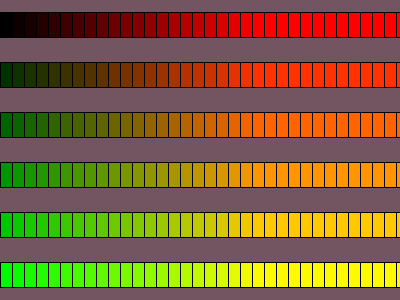
Frame 1 (no input)
Frame 60 (the mouse pressed at the canvas centre just before this capture): identical to frame 1, image omitted
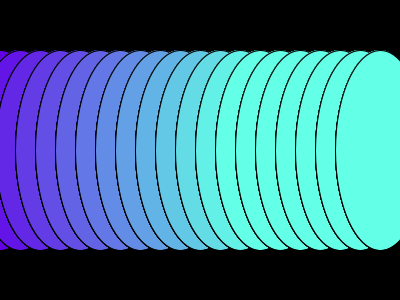
Frame 120 (the mouse held since frame 60 and released just before this capture)

The Processing sketch that drew these frames (run headless with seeded random() and noise(); from frame 60 on, the mouse is pressed at the canvas centre):

// Processing sketch: processing_57150
// ── processing_57150.pde


int option = 1;

void setup() {

size(400, 300);//tamaño

smooth();

noFill();

}



void draw() {

background (255);//color de fondo



if (option == 1) {

// Option 1

background(115,85,98,54);// color de fondo

smooth (); // suaviza los bordes


for (int i=0;//se declara la variable y se le asigna valor 0
         i< width; //si i es menor que el ancho
         i+=12) { //se le suma a la variable 12
 
  for (int j=0; //declara j=0
           j< width; //si j es menor que el ancho
           j+=50) { //suma a la variable 50
             
             
    fill (i,j,0);//color
    rect (i,j+12,25,25);//posicion rectangulo
  }
}

} 

else if (option == 2) {

// Option 2


  background(0);
for (int i =0; //se declara variable
 i < width; //si i es menor que el ancho
 i +=20) { //suma 20 a i
 
 for (int j=20; //declara j=0
           j< height; //cuenta hasta que se transforme en el alto
        j+=36){
 

  
   fill(99, i,230,205); // se ira cambiando el color 
 ellipse (i,150,89,200);// se ira cambiando la posicion del cuadrado

} 
}
}

else if (option == 3) {

// Option 3

background (128,85,112,147);//color de fondo

for (int x = 50; x <= width-50; x +=25) {// se declara variable x

for (int y = 50; y <= height-50; y+=25) {// se declara variable y

strokeWeight(20);// ancho del borde

stroke (0);// Color de la línea

fill(78,123,198); //rellena objetos

rect(25,25,250,250); //posicion del rectangulo

}

}

} 

else if (option == 4) {


int semiTransparencia;// definicion de variable semitransparencia

semiTransparencia= 280; //se le asigna un valor de transparencia

noStroke();// sin borde

background (58,69,74,123);// color de fondo

fill (58, 200,89, semiTransparencia);//color

ellipse (width/2,40,100,100); //Posicion inicial de la elipse, alto y ancho

fill (125, 85, 50,semiTransparencia);//color

ellipse (width/8,120,200,280); //Posicion inicial de la elipse, alto y ancho

fill (125, 45,80,150);//color

ellipse (width/2,80,500,semiTransparencia); //Posicion inicial de la elipse, alto y ancho

}



else if (option == 5) {
  
  
for (int x = 20; x <= width; x += 30) {// se declara variable x
 
for (int y = 20; y <= height; y+=30) {// se declara variable y
 
fill (y,x,100); // color
   
ellipse(x, y, 90, 10); //posicion ellipse
 
}
 
}
}

else if (option == 6) 
for (int i=0; // se declara la variable, con valor 0
    i< width;
    i+=25) { // se le suma a la variable 25
     
    for (int j=0;
    j<height; //cuenta hasta que se tranforme en el alto
    j+=25) {
     
    fill (114,i,100); // color
    rect (i,j,60,60); // posicion rectangulo
     
    }
 }
 
}



void mousePressed() {

option++;

if (option > 6) option = 1;

}
